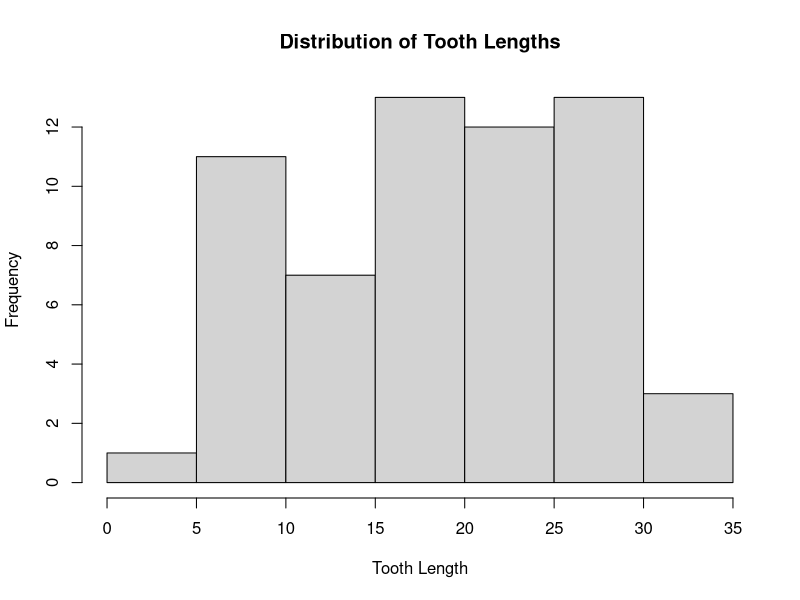

Source code (R):
#==========================================================
# One-Sample t-Test Practice
# INSTRUCTOR SOLUTIONS
#==========================================================

#-----
# Examine the data
#-----
data(ToothGrowth)
head(ToothGrowth)
names(ToothGrowth)
nrow(ToothGrowth)

# QUESTION 1:
# There are 60 observations in the dataset.


#-----
# Describe the scores
#-----
library(psych)
describe(ToothGrowth$len)
mean(ToothGrowth$len)
sd(ToothGrowth$len)

# QUESTION 2:
# Mean = 18.81 units
# SD = 7.65 units


#-----
# State the hypotheses
#-----

# QUESTION 3:

# H0: mu = 20
# H1: mu != 20 (!= means not)

# H0: The population mean tooth length is 20 units.
# H1: The population mean tooth length differs
#     from 20 units.


# QUESTION 4:
#
# This is a two-tailed test because the researcher
# is interested in whether the mean differs from 20,
# rather than specifically being higher or lower.


#-----
# Check the assumptions
#-----

hist(ToothGrowth$len,
     main = "Distribution of Tooth Lengths",
     xlab = "Tooth Length")

# QUESTION 5:
#
# The distribution is reasonably spread out,
# without obvious extreme outliers.
#
# It is not perfectly normal, but with n = 60,
# the one-sample t-test is reasonably robust
# to moderate departures from normality.


# QUESTION 6:
#
# No. Independence cannot be established
# from a histogram.
#
# It must be evaluated based on the study design
# and how observations were collected.


#-----
# Run the one-sample t-test
#-----

t_test_result <- t.test(ToothGrowth$len, mu = 20)

t_test_result

# QUESTION 7:
#
# t = -1.206
# df = 59
# p = .233
# 95% CI = [16.84, 20.79]


#-----
# Interpret statistical significance
#-----

# QUESTION 8:
#
# The result is not statistically significant
# because p > .05.
#
# We fail to reject the null hypothesis.
#
# There is insufficient evidence that the
# population mean differs from 20 units.


#-----
# Calculate Cohen's d
#-----

cohens_d <- (mean(ToothGrowth$len) - 20) /
  sd(ToothGrowth$len)

cohens_d

# Cohen's d = approximately -0.156


unstandardized_effect <- mean(ToothGrowth$len) - 20

unstandardized_effect

# Unstandardized effect = approximately -1.19 units


# QUESTION 9:
#
# Cohen's d = -0.156.
#
# The observed mean is approximately 0.16
# standard deviations below the comparison value.


# QUESTION 10:
#
# The unstandardized effect size is -1.19 units.
#
# The sample mean is approximately 1.19 units
# below the hypothesized population mean.


#-----
# Interpret the results
#-----

# QUESTION 11:
#
# The guinea pigs had an average tooth length
# of 18.81 units.
#
# A one-sample t-test indicated that this mean
# was not significantly different from 20 units,
# t(59) = -1.21, p = .233.
#
# Therefore, we failed to reject the null
# hypothesis.
